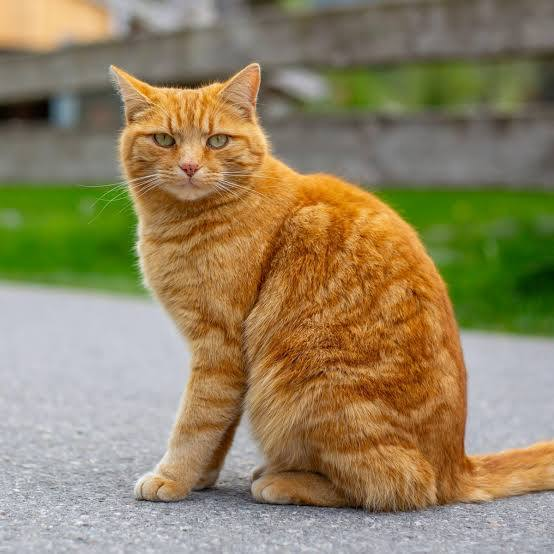
#> input picture Images/images.jpeg, 554 x 554 px
$ python colorspaces.py
#> lines starting #> are read from the running program, lines starting #| are printed output that depends on the picture
import cv2 as cv
import numpy as np

img = cv.imread('Images/images.jpeg')
#> img is the input picture: shape (554, 554, 3); mean B, G, R 96.8, 131.2, 145.6
cv.imshow('Cat', img)

#color images consist of multiple color channels - red, green and blue
#all images are these three color channels merged together
#we can split an image into its respective color channels -
#split into blue, green and red components


#1. Splitting color channels
#b,g,r for each color channel --> blue, green and red
b,g,r = cv.split(img)
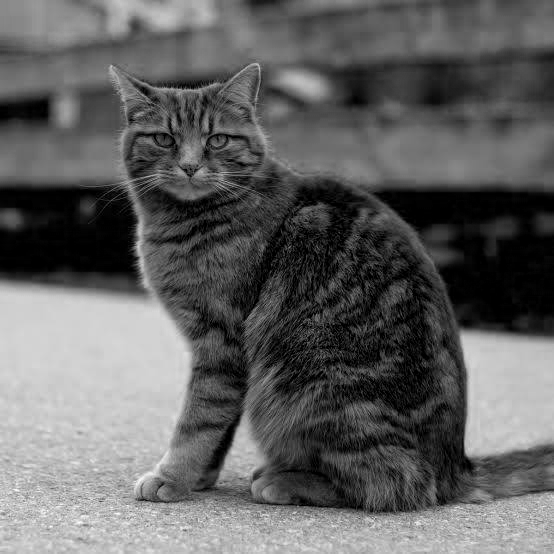
#> b: shape (554, 554); min 0, max 255, mean 96.8
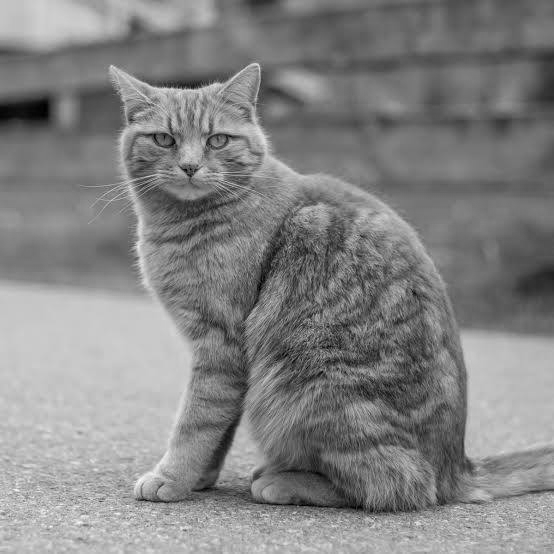
#> g: shape (554, 554); min 0, max 254, mean 131.2
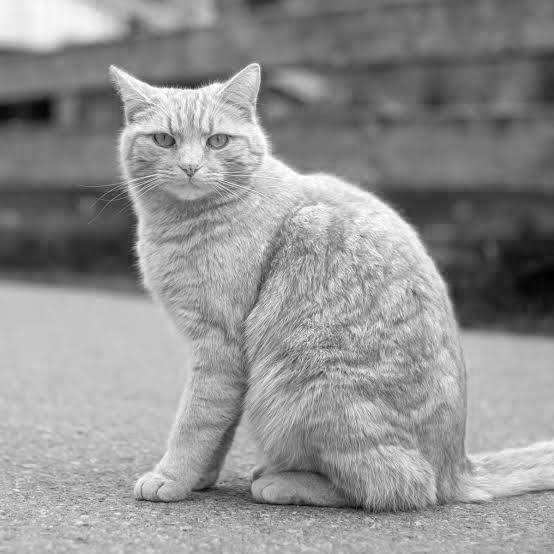
#> r: shape (554, 554); min 1, max 255, mean 145.6

print(img.shape)
#| (554, 554, 3)
print(b.shape)
#| (554, 554)
print(g.shape)
#| (554, 554)
print(r.shape)
#| (554, 554)


#2. merging color channels
merged = cv.merge([b,g,r])
cv.imshow('Merged', merged)

cv.imshow('Blue', b)
cv.imshow('Green', g)
cv.imshow('Red', r)


#3. look at actual color in the channel once split,
#by reconstructing the image
#blank image for reconstruction
blank = np.zeros(img.shape[:2], dtype='uint8')

blue=cv.merge([b,blank,blank])
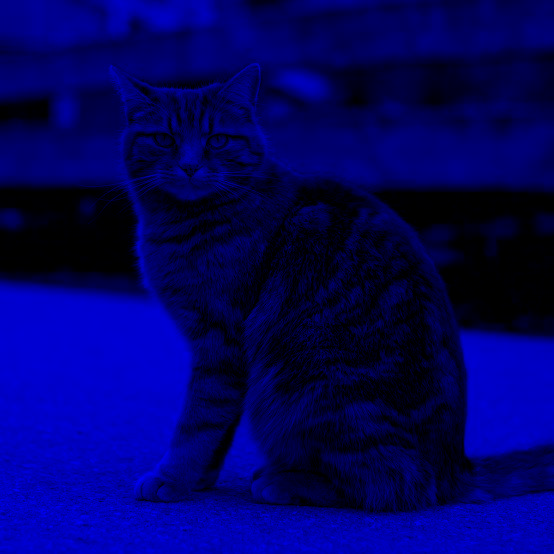
#> blue: shape (554, 554, 3); mean of channels 0, 1, 2 96.8, 0, 0; drawn as B, G, R
green=cv.merge([blank,g,blank])
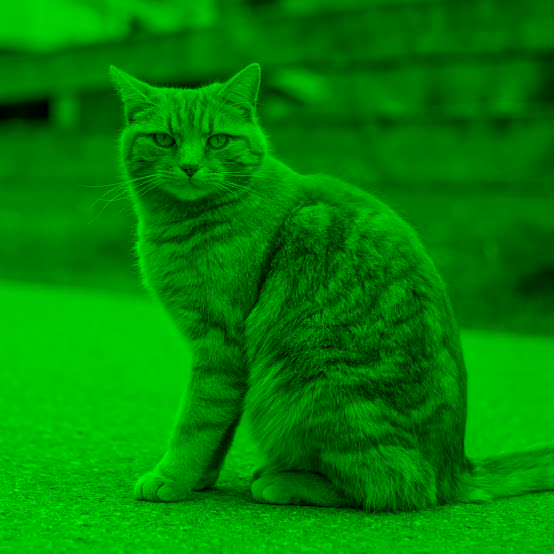
#> green: shape (554, 554, 3); mean of channels 0, 1, 2 0, 131.2, 0; drawn as B, G, R
red=cv.merge([blank,blank,r])
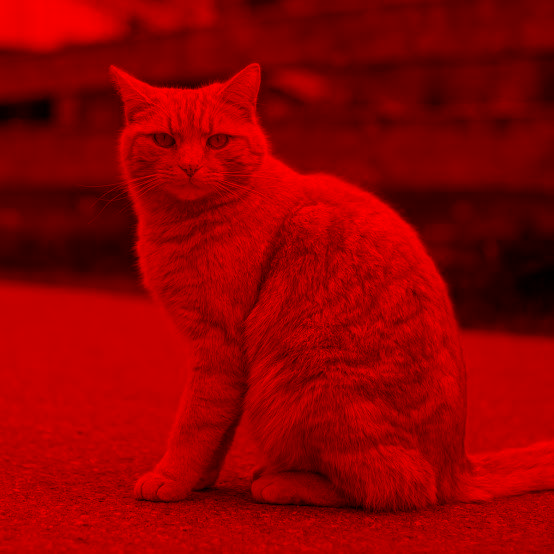
#> red: shape (554, 554, 3); mean of channels 0, 1, 2 0, 0, 145.6; drawn as B, G, R


cv.imshow('Blue', blue)
cv.imshow('Green', green)
cv.imshow('Red', red)


cv.waitKey(0)

$ run again, with Images/woman.jpg copied over Images/images.jpeg
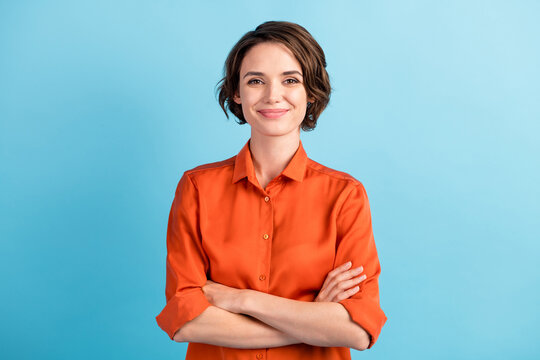
#> input picture Images/woman.jpg, 540 x 360 px
#> img is the input picture: shape (360, 540, 3); mean B, G, R 184.4, 177.9, 151.8
#| (360, 540, 3)
#| (360, 540)
#| (360, 540)
#| (360, 540)
#> `green=cv.merge([blank,g,blank])`:
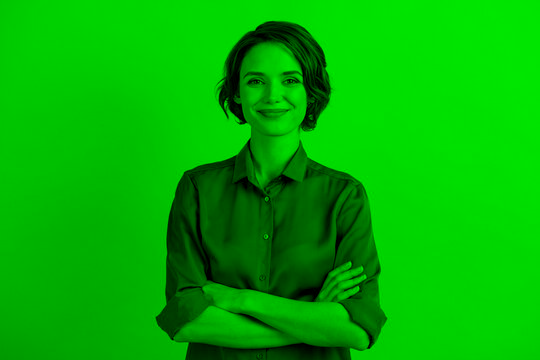
#> green: shape (360, 540, 3); mean of channels 0, 1, 2 0, 177.9, 0; drawn as B, G, R
#> `red=cv.merge([blank,blank,r])`:
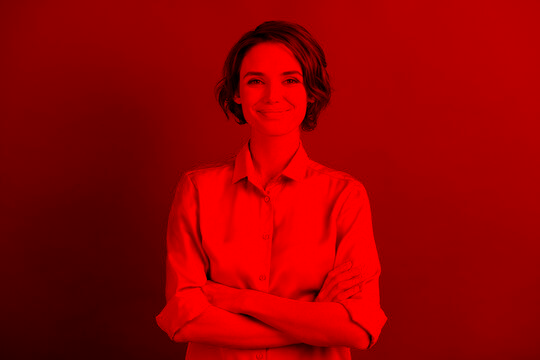
#> red: shape (360, 540, 3); mean of channels 0, 1, 2 0, 0, 151.8; drawn as B, G, R
